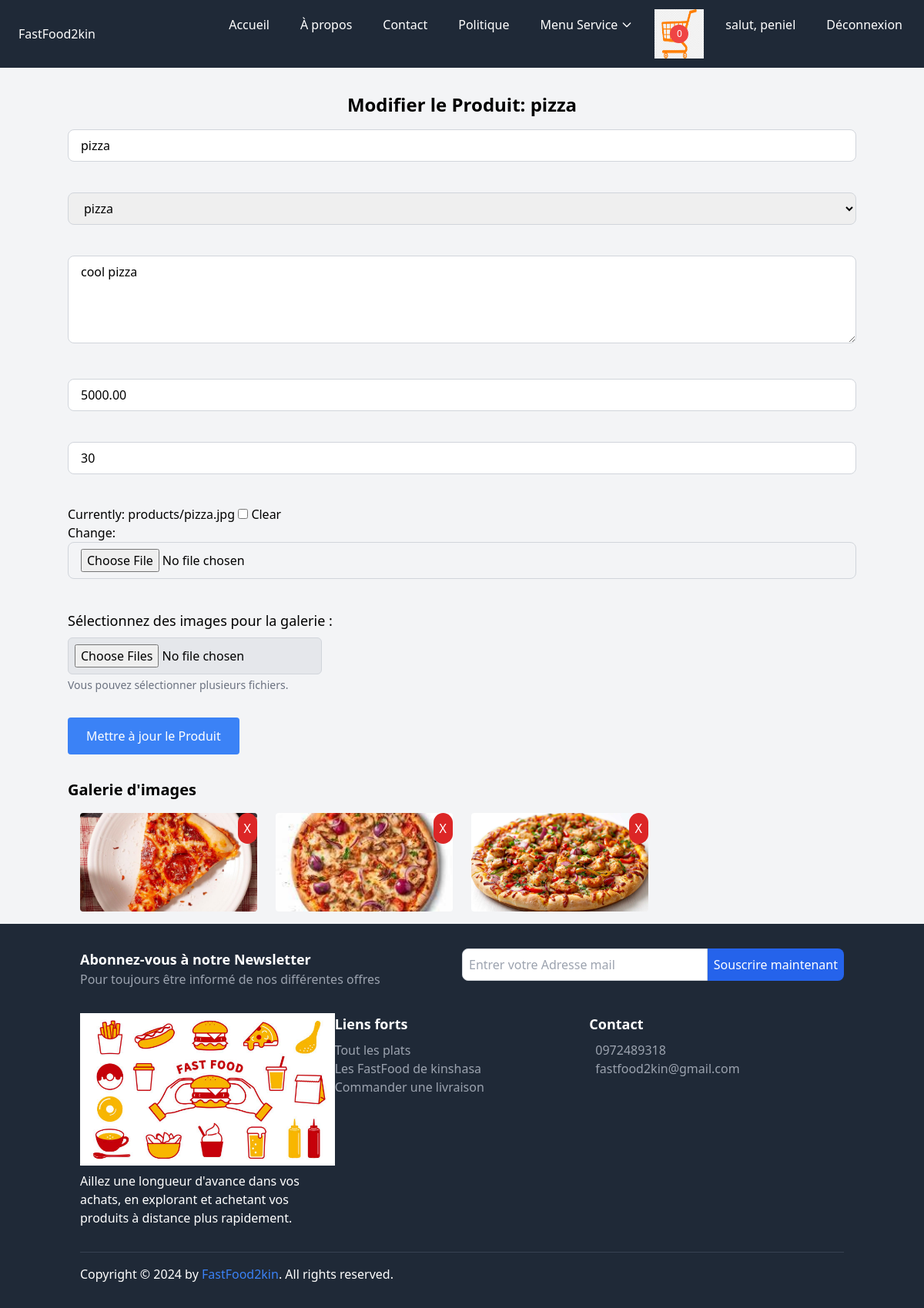
Page /user/product/edit/2/ (signed in) on the committed database.
### core/models.py (models this page shows, shortened)
class Cart(models.Model):
    user = models.ForeignKey(settings.AUTH_USER_MODEL, on_delete=models.CASCADE, related_name='carts')
    created_at = models.DateTimeField(auto_now_add=True)
    is_ordered = models.BooleanField(default=False)
    is_active = models.BooleanField(default=True) # Ajoutez ce champ
    def get_item_count(self):
        return sum(item.quantity for item in self.items.all())

class CustomUser(AbstractUser):
    email = models.EmailField(unique=True)
    profile_pic = models.ImageField(upload_to="p_img", blank=True, null=True)
    address = models.CharField(max_length=50, blank=True, null=True)
    phone = models.CharField(max_length=11, blank=True, null=True)
    role = models.CharField(max_length=50, blank=True, null=True)
    bio = models.TextField(blank=True, null=True)
    USERNAME_FIELD = 'email'
    REQUIRED_FIELDS = ('username',)

class Product(models.Model):
    store = models.ForeignKey(Store, on_delete=models.CASCADE, related_name="products")
    category = models.ForeignKey(Category, on_delete=models.CASCADE, related_name="products")
    name = models.CharField(max_length=255)
    description = models.TextField()
    price = models.DecimalField(max_digits=10, decimal_places=2)
    price_with_commission = models.DecimalField(max_digits=10, decimal_places=2, blank=True, null=True)
    stock = models.PositiveIntegerField()
    image = models.ImageField(upload_to='products/', null=True, blank=True)
    image_galerie = models.ImageField(upload_to='product/galerie/', null=True, blank=True, verbose_name="Image galerie")
    created_at = models.DateTimeField(auto_now_add=True)

class Photo(models.Model):
    product = models.ForeignKey(Product, related_name='photos', on_delete=models.CASCADE)
    image = models.ImageField(upload_to='product/galerie/')
    uploaded_at = models.DateTimeField(auto_now_add=True)

### core/views.py (the view)
# urls.py: path('product/edit/<int:product_id>/', views.edit_product, name='edit_product'),
@login_required
@login_required
def edit_product(request, product_id):
    product = get_object_or_404(Product, id=product_id)
    if product.store.owner != request.user:
        messages.error(request, "Vous n'êtes pas autorisé à modifier ce produit.")
        return redirect('manage_product_store', slug=product.store.slug)
    if request.method == 'POST':
        form = ProductForm(request.POST, request.FILES, instance=product)
        if form.is_valid():
            form.save()
            messages.success(request, "Produit mis à jour avec succès.")
            if 'image_galerie' in request.FILES:
                for image in request.FILES.getlist('image_galerie'):
                    photo = Photo(product=product, image=image)
                    photo.save()
                messages.success(request, "Images ajoutées à la galerie avec succès.")
            return redirect('manage_product_store', slug=product.store.slug)
        else:
            messages.error(request, "Il y a des erreurs dans le formulaire.")
    else:
        form = ProductForm(instance=product)
    photos = product.photos.all()
    photo_form = PhotoForm()
    context = {
        'form': form,
        'photo_form': photo_form,
        'product': product,
        'photos': photos,
    }
    return render(request, 'core/edit_product.html', context)

### core/forms.py
class PhotoForm(forms.ModelForm):
    class Meta:
        model = Photo
        fields = ['image']
    def __init__(self, *args, **kwargs):
        super().__init__(*args, **kwargs)
        self.fields['image'].widget.attrs.update({
            'class': 'w-full px-4 py-2 border border-gray-300 rounded-lg focus:outline-none focus:ring-2 focus:ring-blue-500',
        })

### core/context_processors.py (called while the page is built)
def cart(request):
    if request.user.is_authenticated:
        cart = get_or_create_cart(request.user)
    else:
        cart = None
    return {'cart': cart}

### core/models.py (called while the page is built)
    def __str__(self):
        return self.name

### core/utils.py (called while the page is built)
def get_or_create_cart(user):
    cart, created = Cart.objects.get_or_create(user=user, is_active=True)
    return cart

### core/templates/core/edit_product.html (shortened to what this page needs)
{% extends 'base.html' %}
{% block content %}
<div class="container mx-auto mt-8">
    <h2 class="text-2xl font-bold text-center mb-4">Modifier le Produit: {{ product.name }}</h2>
    <form method="POST" enctype="multipart/form-data">
        <div class="grid grid-cols-1 gap-6">
            <div class="mb-4">
                {{ form.name }}
            </div>
            <div class="mb-4">
                {{ form.category }}
            </div>
            <div class="mb-4">
                {{ form.description }}
            </div>
            <div class="mb-4">
                {{ form.price }}
            </div>
            <div class="mb-4">
                {{ form.stock }}
            </div>
            <div class="mb-4">
                {{ form.image }}
            </div>
            <div class="mb-4">
                <label class="block text-lg font-medium mb-2">Sélectionnez des images pour la galerie :</label>
                <input name="image_galerie" type="file" multiple class="form-control-file bg-gray-200 border border-gray-300 rounded-md p-2">
                <p class="text-gray-500 text-sm mt-1">Vous pouvez sélectionner plusieurs fichiers.</p>
            </div>
        </div>
        <button type="submit" class="bg-blue-500 text-white px-6 py-3 rounded hover:bg-blue-700 mt-4">
            Mettre à jour le Produit
        </button>
    </form>
    <div class="mt-8">
        <h3 class="text-xl font-bold">Galerie d'images</h3>
        <div class="grid grid-cols-2 md:grid-cols-4 gap-6 p-4">
            {% if photos.count == 0 %}
                <p class="col-span-4 text-center text-gray-500">Aucune photo dans la galerie</p>
            {% else %}
                {% for photo in photos %}
                    <div class="relative">
                        <img src="{{ photo.image.url }}" alt="Image de la galerie" class="w-full h-32 object-cover rounded">
                        <form action="{% url 'delete_photo' photo.id %}" method="POST" class="absolute top-0 right-0 p-2 bg-red-600 text-white rounded-full">
                            <button type="submit" class="text-white">X</button>
                        </form>
                    </div>
                {% endfor %}
            {% endif %}
        </div>
    </div>
</div>
{% endblock %}

### templates/base.html (shortened to what this page needs)
{% load static %}
<!DOCTYPE html>
<html lang="fr">
<head>
    <link href="https://cdn.jsdelivr.net/npm/tailwindcss@2.2.19/dist/tailwind.min.css" rel="stylesheet">
</head>
<body class="bg-gray-100">
    <nav class="bg-gray-800 text-white">
        <div class="max-w-7xl mx-auto px-4 py-3 flex justify-between items-center">
            <a href="{% url 'index' %}" class="text-gray hover:underline flex items-center bg-white-800 p-2 rounded">
                FastFood2kin
            </a>
            <div class="hidden md:flex space-x-4">
                <a href="{% url 'index' %}" class="hover:bg-gray-700 px-3 py-2 rounded">Accueil</a>
                <a href="{% url 'apropos' %}" class="hover:bg-gray-700 px-3 py-2 rounded">À propos</a>
                <a href="{% url 'contact' %}" class="hover:bg-gray-700 px-3 py-2 rounded">Contact</a>
                <a href="{% url 'politique' %}" class="hover:bg-gray-700 px-3 py-2 rounded">Politique</a>
<div class="relative">
    <button class="hover:bg-gray-700 px-3 py-2 rounded inline-flex items-center" id="immoDropdownButton">
       Menu Service
        <svg class="ml-1 w-4 h-4" fill="none" stroke="currentColor" viewBox="0 0 24 24" xmlns="http://www.w3.org/2000/svg">
            <path stroke-linecap="round" stroke-linejoin="round" stroke-width="2" d="M19 9l-7 7-7-7"></path>
        </svg>
    </button>
</div>
<a href="{% url 'cart_detail' %}" class="relative inline-block">
    <span id="cart-items-count" class="absolute top-1/2 left-1/2 bg-red-500 text-white rounded-full w-6 h-6 flex items-center justify-center text-xs transform -translate-x-1/2 -translate-y-1/2">
        {{ cart.get_item_count }}
    </span>
</a>
                {% if request.user.is_authenticated %}
                    <a href="{% url 'profile' %}" class="hover:bg-gray-700 px-3 py-2 rounded">salut, {{ request.user.username }}</a>
                    <a href="{% url 'signout' %}" class="hover:bg-gray-700 px-3 py-2 rounded">Déconnexion</a>
                {% else %}
                    <a href="{% url 'signup' %}" class="hover:bg-gray-700 px-3 py-2 rounded">S'inscrire</a>
                    <a href="{% url 'signin' %}" class="hover:bg-gray-700 px-3 py-2 rounded">Connexion</a>
                {% endif %}
            </div>
        </div>
    </nav>
      {% block content %}{% endblock content %}
    <footer class="bg-gray-800 text-white py-8">
        <div class="container mx-auto px-4">
            <div class="mb-8">
                <div class="flex flex-col md:flex-row">
                    <div class="md:w-1/2 mb-4 md:mb-0">
                        <h3 class="text-lg font-bold">Abonnez-vous à notre Newsletter</h3>
                        <p class="text-gray-400">Pour toujours être informé de nos différentes offres</p>
                    </div>
                    <div class="md:w-1/2">
                        <form action="https://api.web3forms.com/submit" method="POST" class="flex">
                            <input type="email" name="email" placeholder="Entrer votre Adresse mail" required class="flex-1 p-2 rounded-l-lg border border-gray-300" />
                            <button class="bg-blue-600 text-white p-2 rounded-r-lg">Souscrire maintenant</button>
                        </form>
                    </div>
                </div>
            </div>
            <div class="flex flex-col md:flex-row mb-8">
                <div class="md:w-1/3 mb-4 md:mb-0">
                    <div class="footer-logo mb-2">
                        <img class="img-fluid" src="{% static 'img/fastfood2.jpg' %}" alt="">
                    </div>
                    <p>Aillez une longueur d'avance dans vos achats, en explorant et achetant vos produits à distance plus rapidement.</p>
                </div>
                <div class="md:w-1/3 mb-4 md:mb-0">
                    <h3 class="text-lg font-bold">Liens forts</h3>
                    <ul class="mt-2">
                        <li><a href="{% url 'list_product' %}" class="text-gray-400 hover:text-white">Tout les plats</a></li>
                        <li><a href="{% url 'list_store' %}" class="text-gray-400 hover:text-white">Les FastFood de kinshasa</a></li>
                        <li><a href="{% url 'creer_commande' %}" class="text-gray-400 hover:text-white">Commander une livraison</a></li>
                    </ul>
                </div>
                <div class="md:w-1/3">
                    <h3 class="text-lg font-bold">Contact</h3>
                    <div class="mt-2">
                        <p class="flex items-center"><a href="callto:+243 97 24 89 318" class="text-gray-400 hover:text-white">0972489318</a></p>
                        <p class="flex items-center"><a href="mailto:ngelekapeniel@gmail.com" class="text-gray-400 hover:text-white">fastfood2kin@gmail.com</a></p>
                    </div>
                </div>
            </div>
            <div class="border-t border-gray-700 pt-4">
                <div class="flex justify-between items-center">
                    <div>
                        <p class="mb-0">Copyright © 2024 by <a href="#" class="text-blue-500 hover:underline">FastFood2kin</a>. All rights reserved.</p>
                    </div>
                </div>
            </div>
        </div>
    </footer>
</body>
</html>

### rows in the picture
Cart: get_item_count "0"
CustomUser: user.username "peniel"
Product: name "pizza", category "pizza", description "cool pizza", price "5000.00", stock "30"
Photo: image (picture)
Photo: image (picture)
Photo: image (picture)
